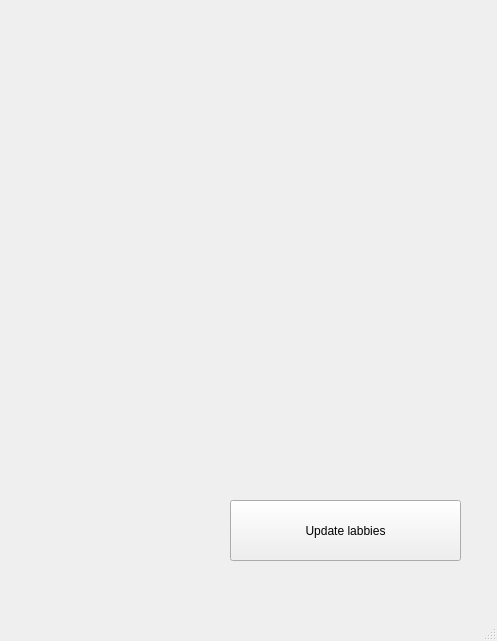
<?xml version="1.0" encoding="UTF-8"?>
<ui version="4.0">
 <class>MainWindow</class>
 <widget class="QMainWindow" name="MainWindow">
  <property name="geometry">
   <rect>
    <x>0</x>
    <y>0</y>
    <width>497</width>
    <height>641</height>
   </rect>
  </property>
  <property name="windowTitle">
   <string>MainWindow</string>
  </property>
  <widget class="QWidget" name="centralwidget">
   <widget class="QStackedWidget" name="stackedWidget">
    <property name="geometry">
     <rect>
      <x>0</x>
      <y>0</y>
      <width>491</width>
      <height>591</height>
     </rect>
    </property>
    <property name="currentIndex">
     <number>1</number>
    </property>
    <widget class="QWidget" name="page">
     <widget class="XO_Button" name="pushButton">
      <property name="geometry">
       <rect>
        <x>50</x>
        <y>30</y>
        <width>121</width>
        <height>121</height>
       </rect>
      </property>
      <property name="font">
       <font>
        <family>Agency FB</family>
        <pointsize>72</pointsize>
        <weight>50</weight>
        <bold>false</bold>
       </font>
      </property>
      <property name="text">
       <string> </string>
      </property>
     </widget>
     <widget class="XO_Button" name="pushButton_5">
      <property name="geometry">
       <rect>
        <x>190</x>
        <y>170</y>
        <width>121</width>
        <height>121</height>
       </rect>
      </property>
      <property name="font">
       <font>
        <family>Agency FB</family>
        <pointsize>72</pointsize>
        <weight>50</weight>
        <bold>false</bold>
       </font>
      </property>
      <property name="text">
       <string> </string>
      </property>
     </widget>
     <widget class="XO_Button" name="pushButton_4">
      <property name="geometry">
       <rect>
        <x>50</x>
        <y>170</y>
        <width>121</width>
        <height>121</height>
       </rect>
      </property>
      <property name="font">
       <font>
        <family>Agency FB</family>
        <pointsize>72</pointsize>
        <weight>50</weight>
        <bold>false</bold>
       </font>
      </property>
      <property name="text">
       <string> </string>
      </property>
     </widget>
     <widget class="XO_Button" name="pushButton_7">
      <property name="geometry">
       <rect>
        <x>50</x>
        <y>310</y>
        <width>121</width>
        <height>121</height>
       </rect>
      </property>
      <property name="font">
       <font>
        <family>Agency FB</family>
        <pointsize>72</pointsize>
        <weight>50</weight>
        <bold>false</bold>
       </font>
      </property>
      <property name="text">
       <string> </string>
      </property>
     </widget>
     <widget class="XO_Button" name="pushButton_2">
      <property name="geometry">
       <rect>
        <x>190</x>
        <y>30</y>
        <width>121</width>
        <height>121</height>
       </rect>
      </property>
      <property name="font">
       <font>
        <family>Agency FB</family>
        <pointsize>72</pointsize>
        <weight>50</weight>
        <bold>false</bold>
       </font>
      </property>
      <property name="text">
       <string> </string>
      </property>
     </widget>
     <widget class="XO_Button" name="pushButton_6">
      <property name="geometry">
       <rect>
        <x>330</x>
        <y>170</y>
        <width>121</width>
        <height>121</height>
       </rect>
      </property>
      <property name="font">
       <font>
        <family>Agency FB</family>
        <pointsize>72</pointsize>
        <weight>50</weight>
        <bold>false</bold>
       </font>
      </property>
      <property name="text">
       <string> </string>
      </property>
     </widget>
     <widget class="XO_Button" name="pushButton_8">
      <property name="geometry">
       <rect>
        <x>190</x>
        <y>310</y>
        <width>121</width>
        <height>121</height>
       </rect>
      </property>
      <property name="font">
       <font>
        <family>Agency FB</family>
        <pointsize>72</pointsize>
        <weight>50</weight>
        <bold>false</bold>
       </font>
      </property>
      <property name="text">
       <string> </string>
      </property>
     </widget>
     <widget class="XO_Button" name="pushButton_9">
      <property name="geometry">
       <rect>
        <x>330</x>
        <y>310</y>
        <width>121</width>
        <height>121</height>
       </rect>
      </property>
      <property name="font">
       <font>
        <family>Agency FB</family>
        <pointsize>72</pointsize>
        <weight>50</weight>
        <bold>false</bold>
       </font>
      </property>
      <property name="text">
       <string notr="true" extracomment="8"> </string>
      </property>
      <property name="checkable">
       <bool>false</bool>
      </property>
     </widget>
     <widget class="XO_Button" name="pushButton_3">
      <property name="geometry">
       <rect>
        <x>330</x>
        <y>30</y>
        <width>121</width>
        <height>121</height>
       </rect>
      </property>
      <property name="font">
       <font>
        <family>Agency FB</family>
        <pointsize>72</pointsize>
        <weight>50</weight>
        <bold>false</bold>
       </font>
      </property>
      <property name="text">
       <string> </string>
      </property>
     </widget>
     <widget class="QPushButton" name="pushButton_11">
      <property name="geometry">
       <rect>
        <x>50</x>
        <y>530</y>
        <width>121</width>
        <height>51</height>
       </rect>
      </property>
      <property name="font">
       <font>
        <pointsize>16</pointsize>
       </font>
      </property>
      <property name="text">
       <string>&lt;---</string>
      </property>
      <property name="checkable">
       <bool>false</bool>
      </property>
     </widget>
     <widget class="QLabel" name="label">
      <property name="geometry">
       <rect>
        <x>330</x>
        <y>520</y>
        <width>141</width>
        <height>61</height>
       </rect>
      </property>
      <property name="font">
       <font>
        <pointsize>42</pointsize>
       </font>
      </property>
      <property name="text">
       <string>TextLabel</string>
      </property>
     </widget>
    </widget>
    <widget class="QWidget" name="page_2">
     <widget class="QPushButton" name="pushButton_10">
      <property name="geometry">
       <rect>
        <x>230</x>
        <y>500</y>
        <width>231</width>
        <height>61</height>
       </rect>
      </property>
      <property name="text">
       <string>Update labbies</string>
      </property>
     </widget>
     <widget class="QWidget" name="verticalLayoutWidget">
      <property name="geometry">
       <rect>
        <x>50</x>
        <y>10</y>
        <width>381</width>
        <height>391</height>
       </rect>
      </property>
      <layout class="QVBoxLayout" name="verticalLayout_2"/>
     </widget>
    </widget>
   </widget>
  </widget>
  <widget class="QMenuBar" name="menubar">
   <property name="geometry">
    <rect>
     <x>0</x>
     <y>0</y>
     <width>497</width>
     <height>25</height>
    </rect>
   </property>
  </widget>
  <widget class="QStatusBar" name="statusbar"/>
 </widget>
 <customwidgets>
  <customwidget>
   <class>XO_Button</class>
   <extends>QPushButton</extends>
   <header location="global">xo_button.h</header>
  </customwidget>
 </customwidgets>
 <resources/>
 <connections/>
</ui>
